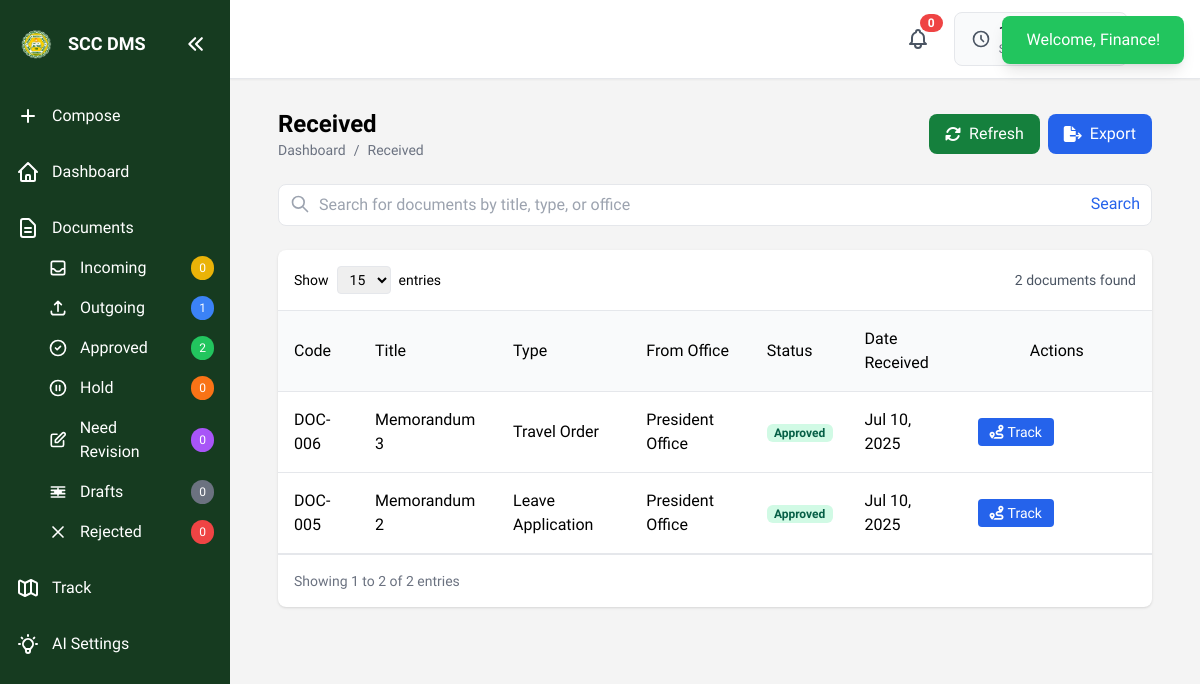
The app's page /pages/dashboard.php?page=received (signed in) with its own data.
### tables this page shows
CREATE TABLE `documents` (
  `document_id` int(11) NOT NULL,
  `title` varchar(255) NOT NULL,
  `type_id` int(11) DEFAULT NULL,
  `creator_id` int(11) DEFAULT NULL,
  `file_path` varchar(255) DEFAULT NULL,
  `content_path` varchar(255) DEFAULT NULL,
  `current_step` int(11) DEFAULT NULL,
  `status` enum('draft','pending','approved','rejected','revision') DEFAULT 'draft',
  `verification_code` varchar(10) DEFAULT NULL,
  `created_at` timestamp NOT NULL DEFAULT current_timestamp(),
  `google_doc_id` varchar(255) DEFAULT NULL,
  `revision_requesting_office_id` int(11) DEFAULT NULL,
  `updated_at` timestamp NOT NULL DEFAULT current_timestamp() ON UPDATE current_timestamp(),
  `has_qr_signature` tinyint(1) DEFAULT 0,
  `is_urgent` tinyint(1) NOT NULL DEFAULT 0
);

CREATE TABLE `document_types` (
  `type_id` int(11) NOT NULL,
  `type_name` varchar(100) NOT NULL,
  `description` text DEFAULT NULL
);

CREATE TABLE `offices` (
  `office_id` int(11) NOT NULL,
  `office_name` varchar(100) NOT NULL
);

### pages/received.php (the view, shortened to what this page needs)
<?php
require_once '../includes/config.php';
$items_per_page = isset($_GET['show']) ? (int)$_GET['show'] : 15;
$current_page = isset($_GET['page']) ? max(1, (int)$_GET['page']) : 1;
$offset = ($current_page - 1) * $items_per_page;
$search_term = isset($_GET['search']) ? trim($_GET['search']) : '';
?>
<!DOCTYPE html>
<html>
<head>
  <script src="https://cdn.tailwindcss.com"></script>
  <link rel="stylesheet" href="https://cdnjs.cloudflare.com/ajax/libs/font-awesome/6.4.0/css/all.min.css">
</head>
<body class="bg-gray-50">
  <div class="flex pt-[0px]">
    <main class="flex-1 ml-0 p-6">
      <div class="mb-6 flex justify-between items-center">
        <div>
          <h1 class="text-2xl font-bold">Received</h1>
          <div class="flex items-center text-sm text-gray-500">
            <a href="dashboard.php" class="hover:text-gray-700">Dashboard</a>
            <span class="mx-2">/</span>
            <span>Received</span>
          </div>
        </div>
        <div class="flex space-x-2">
          <button id="refreshBtn" class="bg-green-700 text-white px-4 py-2 rounded-lg hover:bg-green-800 flex items-center">
            <i class="fas fa-sync-alt mr-2"></i> Refresh
          </button>
          <button id="exportBtn" class="bg-blue-600 text-white px-4 py-2 rounded-lg hover:bg-blue-700 flex items-center">
            <i class="fas fa-file-export mr-2"></i> Export
          </button>
        </div>
      </div>
      <div class="w-full mb-6">
        <form method="GET" action="" class="relative">
          <input type="text" id="search" name="search" value="<?php echo htmlspecialchars($search_term); ?>" placeholder="Search for documents by title, type, or office" class="w-full pl-10 pr-4 py-2 border rounded-lg">
          <svg xmlns="http://www.w3.org/2000/svg" class="h-5 w-5 absolute left-3 top-2.5 text-gray-400" fill="none" viewBox="0 0 24 24" stroke="currentColor">
            <path stroke-linecap="round" stroke-linejoin="round" stroke-width="2" d="M21 21l-6-6m2-5a7 7 0 11-14 0 7 7 0 0114 0z"/>
          </svg>
          <button type="submit" class="absolute right-3 top-2 text-blue-600">Search</button>
        </form>
      </div>
      <div class="bg-white rounded-lg shadow">
        <div class="p-4 border-b flex justify-between items-center">
          <div class="flex items-center gap-2">
            <span class="text-sm">Show</span>
            <select id="entriesPerPage" name="show" class="border rounded px-2 py-1 text-sm" onchange="changeEntriesPerPage(this.value)">
              <option value="15" <?php echo $items_per_page == 15 ? 'selected' : ''; ?>>15</option>
            </select>
            <span class="text-sm">entries</span>
          </div>
          <div id="documentCount" class="text-sm text-gray-600 font-medium"></div>
        </div>
        <div class="overflow-x-auto">
          <table class="w-full">
            <thead>
              <tr class="text-left border-b bg-gray-50">
                <th class="p-4 font-medium">Code</th>
                <th class="p-4 font-medium">Title</th>
                <th class="p-4 font-medium">Type</th>
                <th class="p-4 font-medium">From Office</th>
                <th class="p-4 font-medium">Status</th>
                <th class="p-4 font-medium">Date Received</th>
                <th class="p-4 font-medium text-center">Actions</th>
              </tr>
            </thead>
            <tbody>
              <?php
              $count_sql = "SELECT COUNT(*) as total
                           FROM documents d
                           JOIN document_types dt ON d.type_id = dt.type_id
                           JOIN users u ON d.creator_id = u.user_id
                           JOIN offices o ON u.office_id = o.office_id
                           JOIN document_workflow dw ON d.document_id = dw.document_id
                           WHERE dw.office_id = {$_SESSION['office_id']}
                           AND (d.status = 'approved' OR (dw.status = 'COMPLETED' AND d.status = 'pending'))";
              $count_result = $conn->query($count_sql);
              $total_records = $count_result->fetch_assoc()['total'];
              $sql = "SELECT d.document_id, d.title, dt.type_name,
                      o.office_name as from_office, d.status, d.created_at,
                      dw.status as workflow_status, dw.completed_at
                      FROM documents d
                      JOIN document_types dt ON d.type_id = dt.type_id
                      JOIN users u ON d.creator_id = u.user_id
                      JOIN offices o ON u.office_id = o.office_id
                      JOIN document_workflow dw ON d.document_id = dw.document_id
                      WHERE dw.office_id = {$_SESSION['office_id']}
                      AND (d.status = 'approved' OR (dw.status = 'COMPLETED' AND d.status = 'pending'))";
              $sql .= " ORDER BY d.created_at DESC
                      LIMIT $offset, $items_per_page";
              $result = $conn->query($sql);
              if ($result && $result->num_rows > 0) {
                while($row = $result->fetch_assoc()) {
                  $display_status = $row['status'];
                  $status_class = match($display_status) {
                    'approved' => 'badge-approved',
                    'rejected' => 'badge-rejected',
                    'pending' => 'badge-pending',
                    'received' => 'badge-approved',
                    'on_hold' => 'badge-on_hold',
                    'hold' => 'badge-on_hold',
                    'revision' => 'badge-revision_requested',
                    'revision_requested' => 'badge-revision_requested',
                    default => 'badge-pending'
                  };
                  echo "<tr class='hover:bg-gray-50 border-b document-row'>";
                  echo "<td class='p-4 font-medium'>DOC-" . str_pad($row['document_id'], 3, '0', STR_PAD_LEFT) . "</td>";
                  echo "<td class='p-4 document-title'>" . htmlspecialchars($row['title']) . "</td>";
                  echo "<td class='p-4'>" . htmlspecialchars($row['type_name']) . "</td>";
                  echo "<td class='p-4'>" . htmlspecialchars($row['from_office']) . "</td>";
                  echo "<td class='p-4'><span class='badge $status_class'>" . ucfirst($display_status) . "</span></td>";
                  echo "<td class='p-4'>" . date('M j, Y', strtotime($row['created_at'])) . "</td>";
                  echo "<td class='p-4'>";
                  echo "<div class='flex justify-center space-x-2'>";
                  echo "<a href='dashboard.php?page=track&id=" . $row['document_id'] . "' class='bg-blue-600 text-white px-3 py-1 rounded hover:bg-blue-700 text-sm flex items-center'><i class='fas fa-route mr-1'></i> Track</a>";
                  echo "</div>";
                  echo "</td>";
                  echo "</tr>";
                }
              } else {
                echo "<tr><td colspan='7' class='text-center py-8 text-gray-500'>No received documents</td></tr>";
              }
              ?>
            </tbody>
          </table>
        </div>
        <div class="p-4 border-t flex items-center justify-between">
          <div class="text-sm text-gray-500">
            <?php if ($total_records > 0): ?>
              Showing <?php echo $offset + 1; ?> to <?php echo min($offset + $items_per_page, $total_records); ?> of <?php echo $total_records; ?> entries
            <?php else: ?>
              No records found
            <?php endif; ?>
          </div>
        </div>
      </div>
    </main>
  </div>
</body>
</html>

### pages/dashboard.php (style rules this page uses)
body { font-family: "Plus Jakarta Sans", "Noto Sans", sans-serif; }

### pages/received.php (style rules this page uses)
body { font-family: "Plus Jakarta Sans", "Noto Sans", sans-serif; }
.badge { display: inline-block; padding: 0.25em 0.6em; font-size: 75%; font-weight: 700; line-height: 1; text-align: center; white-space: nowrap; vertical-align: baseline; border-radius: 0.375rem; }
.badge-approved { background-color: #D1FAE5; color: #065F46; }

### records on screen
documents: document_id "006", title "Memorandum 3", type.type_name "Travel Order", offices.office_name "President Office", status "Approved", created_at "Jul 10, 2025"
documents: document_id "005", title "Memorandum 2", type.type_name "Leave Application", offices.office_name "President Office", status "Approved", created_at "Jul 10, 2025"

### other values on screen
$_SESSION['username'] "Finance"
$incoming_count "0"
$outgoing_count "1"
$approved_count "2"
$hold_count "0"
$revision_count "0"
$draft_count "0"
$rejected_count "0"
$offset + 1 "1"
min($offset + $items_per_page, $total_records) "2"
$total_records "2"
